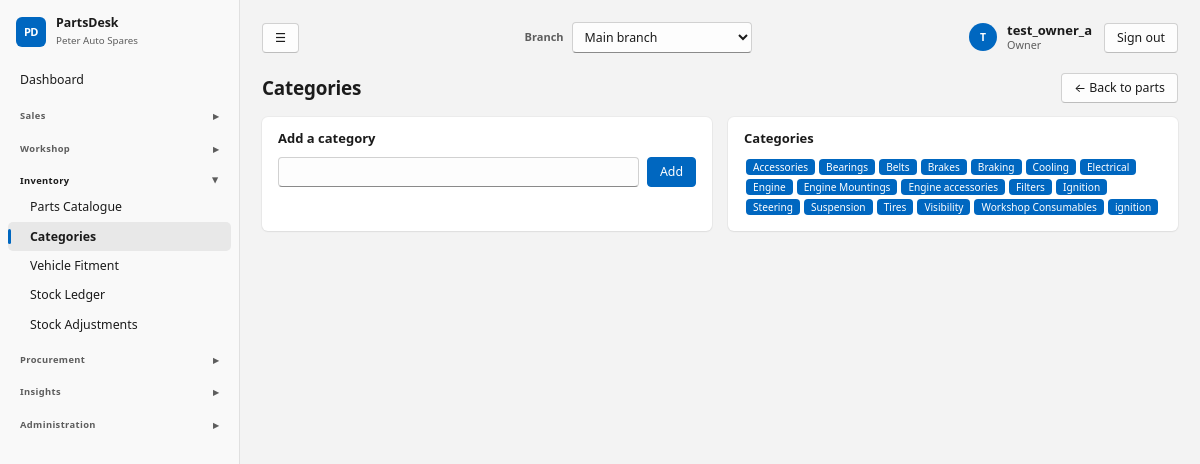
Screenshot of /catalog/categories/ (signed in) with the database file from the repository.
### core/models.py (models this page shows, shortened)
class ShopSettings(TrackedModel):
    tenant = models.OneToOneField(Tenant, on_delete=models.CASCADE, related_name="settings")
    shop_name = models.CharField(max_length=120, default="My Spare Parts Shop")
    address = models.TextField(blank=True)
    phone = models.CharField(max_length=60, blank=True)
    email = models.EmailField(blank=True)
    tax_id = models.CharField("Tax / TPIN number", max_length=60, blank=True)
    currency_symbol = models.CharField(max_length=8, default="$")
    tax_name = models.CharField(max_length=20, default="VAT")
    tax_rate = models.DecimalField("Tax rate %", max_digits=5, decimal_places=2, default=Decimal("0"))
    prices_include_tax = models.BooleanField(default=True, help_text="Untick if prices are entered before tax.")
    counter_max_discount = models.DecimalField(
        "Max discount % for counter staff", max_digits=5, decimal_places=2, default=Decimal("10"),
        help_text="Managers and the owner can exceed this.")
    default_labour_rate = models.DecimalField("Default labour rate per hour", max_digits=10, decimal_places=2, default=Decimal("0"))
    invoice_footer = models.CharField(max_length=200, blank=True, default="Thank you for your business.")
    class Meta:
        verbose_name_plural = "shop settings"
    @classmethod
    def get(cls, tenant):
        obj, _ = cls.objects.get_or_create(tenant=tenant)
        return obj

class User(AbstractUser):
    class Role(models.TextChoices):
        OWNER = "owner", "Owner"
        MANAGER = "manager", "Manager"
        COUNTER = "counter", "Counter sales"
        MECHANIC = "mechanic", "Mechanic"
        STOREKEEPER = "storekeeper", "Storekeeper"
    role = models.CharField(max_length=20, choices=Role.choices, default=Role.COUNTER)
    tenant = models.ForeignKey(Tenant, null=True, blank=True, on_delete=models.PROTECT, related_name="users")
    branches = models.ManyToManyField(Branch, blank=True, related_name="staff")
    @property
    def display_name(self):
        return self.get_full_name() or self.username

### catalog/models.py (models this page shows, shortened)
class Category(TrackedModel):
    tenant = models.ForeignKey(Tenant, on_delete=models.PROTECT)
    name = models.CharField(max_length=80)
    class Meta:
        ordering = ["name"]
        verbose_name_plural = "categories"
        constraints = [models.UniqueConstraint(fields=["tenant", "name"], name="category_tenant_name")]

### catalog/views.py (the view)
# urls.py: path("categories/", views.category_list, name="category_list"),
@role_required(STOCK)
def category_list(request):
    form = CategoryForm(request.POST or None, tenant=request.tenant)
    if request.method == "POST" and form.is_valid():
        form.save()
        messages.success(request, "Category added.")
        return redirect("category_list")
    return render(request, "catalog/category_list.html", {
        "page_title": "Categories", "form": form, "categories": Category.objects.filter(tenant=request.tenant)})

### catalog/forms.py (shortened to what this page needs)
class CategoryForm(forms.ModelForm):
    class Meta:
        model = Category
        fields = ["name"]
    def __init__(self, *a, tenant, **kw):
        super().__init__(*a, **kw)
        self.instance.tenant = tenant

### core/audit.py (called while the page is built)
@contextmanager
def audit_context(**values):
    token = _current.set(dict(_current.get(), **values))
    try:
        yield
    finally:
        _current.reset(token)

def metadata(request):
    try:
        address = str(ip_address(request.META.get('REMOTE_ADDR', '')))
    except ValueError:
        address = None
    match = request.resolver_match
    return dict(request_id=request.audit_request_id, ip_address=address,
                route=(match.view_name if match else 'unmatched')[:100], method=request.method[:10])

### core/models.py (called while the page is built)
    def save(self, *args, **kwargs):
        if not self._state.adding:
            raise ValueError("Audit records cannot be edited.")
        return super().save(*args, **kwargs)

### core/navigation.py (called while the page is built)
def page_back_link(request):
    if request is None or not request.user.is_authenticated:
        return None
    match = request.resolver_match
    name = match.url_name if match else None
    if name == 'dashboard':
        return None
    kwargs = {}
    if name == 'vehicle_create':
        if 'pk' in match.kwargs:
            target, label = 'customer_detail', 'Back to customer'
            kwargs = {'pk': match.kwargs['pk']}
        else:
            target, label = 'vehicle_list', 'Back to vehicles'
    elif name in RECORD_PARENTS:
        target, label = RECORD_PARENTS[name]
        kwargs = {'pk': match.kwargs['pk']}
    else:
        if name not in PARENTS:
            return None
        target, label = PARENTS[name]
    return {'url': reverse(target, kwargs=kwargs), 'label': label}

### core/permissions.py (called while the page is built)
def role_required(roles=None):
    def decorator(view):
        @wraps(view)
        def wrapper(request, *args, **kwargs):
            if not request.user.is_authenticated:
                return redirect_to_login(request.get_full_path())
            require_branch(request)
            if roles is not None and request.user.role not in roles:
                raise PermissionDenied
            return view(request, *args, **kwargs)
        return wrapper
    return decorator

### core/templatetags/ui.py (called while the page is built)
@register.simple_tag(takes_context=True)
def page_back_link(context):
    from core.navigation import page_back_link as destination
    return destination(context.get("request"))

### templates/catalog/category_list.html
{% extends "base.html" %}
{% block content %}<div class="grid2"><section class="card"><h2>Add a category</h2><form method="post" class="inline">{% csrf_token %}{{ form.name }}<button class="btn primary fit">Add</button></form>{{ form.name.errors }}</section>
<section class="card"><h2>Categories</h2>{% for c in categories %}<span class="badge" style="margin:2px">{{ c.name }}</span>{% empty %}<p class="muted">None yet: try Brakes, Filters, Engine, Suspension, Electrical.</p>{% endfor %}</section></div>{% endblock %}

### templates/base.html (shortened to what this page needs)
{% load static ui %}<!doctype html>
<html lang="en">
<head>
<link rel="stylesheet" href="{% static 'css/app.css' %}">
</head>
<body data-print-log-url="{% url 'log_print_request' %}" {% if auto_print %}data-autoprint="1"{% endif %}>
<div class="app">
  <aside class="side no-print">
    <div class="brand"><span class="brand-mark">PD</span><div><strong>PartsDesk</strong><small>{{ shop.shop_name }}</small></div></div>
    <nav>{% for g in nav %}{% if g.title %}<details class="nav-group" {% if g.open %}open{% endif %}><summary>{{ g.title }}</summary>{% for item in g.items %}<a href="{{ item.url }}" class="{% if item.active %}on{% endif %}">{{ item.label }}</a>{% endfor %}</details>{% else %}{% for item in g.items %}<a href="{{ item.url }}" class="{% if item.active %}on{% endif %}">{{ item.label }}</a>{% endfor %}{% endif %}{% endfor %}</nav>
  </aside>
  <main class="main">
    <div class="topbar no-print">
      <button type="button" class="btn nav-toggle" id="nav-toggle" aria-label="Toggle menu" title="Show/hide menu">&#9776;</button>
      {% if branches %}<form method="post" action="{% url 'switch_branch' %}" class="branch-switch">{% csrf_token %}
        <label for="branch-select">Branch</label>
        <select id="branch-select" name="branch_id" onchange="this.form.submit()">{% for b in branches %}<option value="{{ b.pk }}" {% if b.pk == active_branch.pk %}selected{% endif %}>{{ b.name }}</option>{% endfor %}</select>
        <noscript><button type="submit">Switch</button></noscript></form>{% endif %}
      <div class="topbar-user"><a href="{% url 'profile' %}" class="user-chip"><span class="avatar">{{ user.display_name|slice:":1"|upper }}</span><span><strong>{{ user.display_name }}</strong><small>{{ user.get_role_display }}</small></span></a>
        <form method="post" action="{% url 'logout' %}">{% csrf_token %}<button type="submit" class="btn">Sign out</button></form></div>
    </div>
    <header class="top"><h1>{% block page_heading %}{{ page_title }}{% endblock %}</h1><div class="actions">{% page_back_link as back %}{% if back %}<a class="btn no-print" href="{{ back.url }}" aria-label="{{ back.label }}">&larr; {{ back.label }}</a>{% endif %}{% block actions %}{% endblock %}</div></header>
    {% block content %}{% endblock %}
  </main>
</div>
</body>
</html>

### rows the page displays
ShopSettings: shop_name "Peter Auto Spares"
User: display_name "T", display_name "test_owner_a", role "Owner"
Category: name "Accessories"
Category: name "Bearings"
Category: name "Belts"
Category: name "Brakes"
Category: name "Braking"
Category: name "Cooling"
Category: name "Electrical"
Category: name "Engine"
Category: name "Engine Mountings"
Category: name "Engine accessories"
Category: name "Filters"
Category: name "Ignition"
Category: name "Steering"
Category: name "Suspension"
Category: name "Tires"
Category: name "Visibility"
Category: name "Workshop Consumables"
Category: name "ignition"

### other values shown
{{ item.label }} "Dashboard"
{{ g.title }} "Sales" "Workshop" "Inventory" "Procurement" "Insights" "Administration"
{{ item.label }} "Parts Catalogue" "Categories" "Vehicle Fitment" "Stock Ledger" "Stock Adjustments"
{{ page_title }} "Categories"
{{ back.label }} "Back to parts"
form field branch_id "Main branch"
